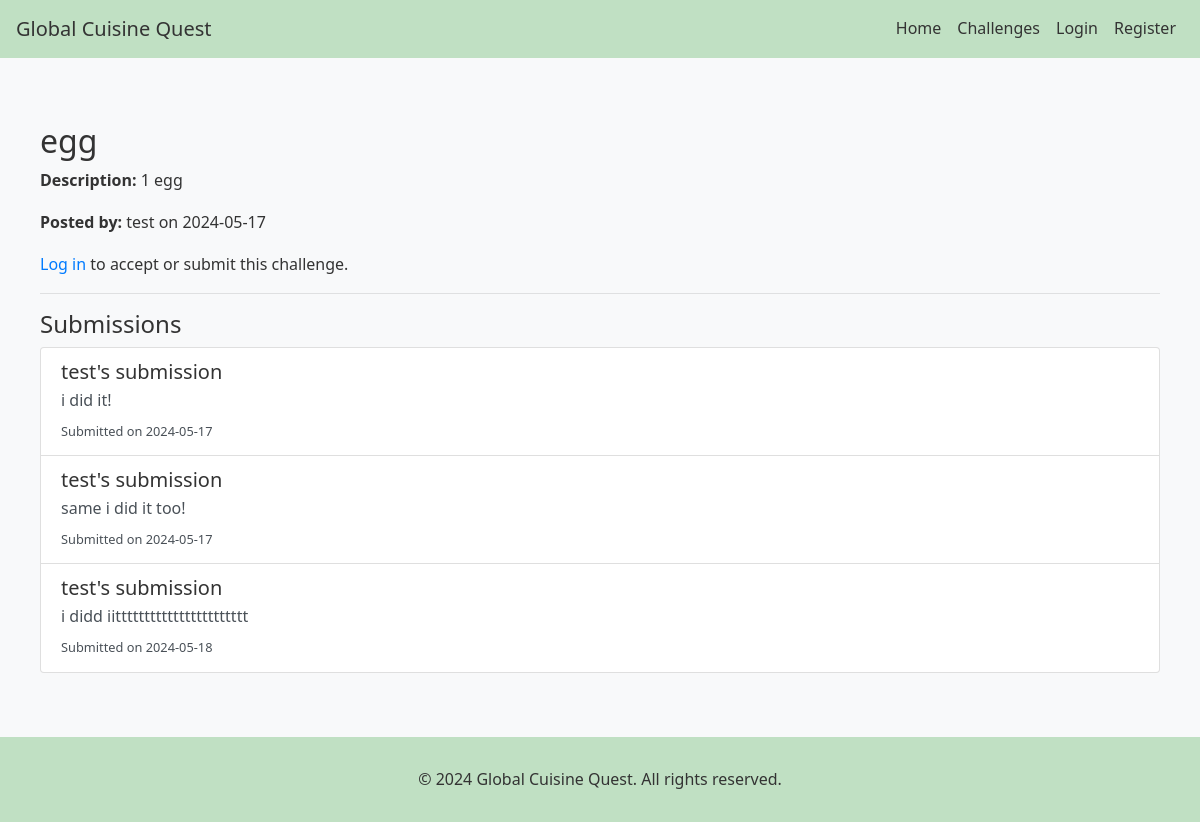
/challenge/4, run on the app's committed database.
### globalcuisine/models.py (models this page shows, shortened)
class Challenge(db.Model):
    id = db.Column(db.Integer, primary_key=True)
    title = db.Column(db.String(100), nullable=False)
    recipe_type = db.Column(db.String(100), nullable=False)
    description = db.Column(db.Text, nullable=False)
    is_recipe = db.Column(db.Boolean, nullable=False)
    ingredients = db.Column(db.Text, nullable=False)
    recipe_instructions = db.Column(db.Text, nullable=False)
    created_at = db.Column(db.DateTime, nullable=False, default=datetime.utcnow)
    cuisine_type = db.Column(db.String(100))  # Make sure this line exists
    cuisine_style = db.Column(db.String(100))  # Make sure this line exists
    difficulty_level = db.Column(db.String(50), nullable=False)
    image_filename = db.Column(db.String(255))
    user_id = db.Column(db.Integer, db.ForeignKey('user.id'), nullable=False)
    submissions = db.relationship('Submission', backref='challenge', lazy=True)
    active_users = db.relationship('ActiveChallenge', backref='challenge', lazy=True)
    completed_users = db.relationship('CompletedChallenge', backref='challenge', lazy=True)

class User(UserMixin, db.Model):
    id = db.Column(db.Integer, primary_key=True)
    username = db.Column(db.String(100), unique=True, nullable=False)
    email = db.Column(db.String(120), unique=True, nullable=False)
    password_hash = db.Column(db.String(128))
    challenges = db.relationship('Challenge', backref='author', lazy=True)
    submissions = db.relationship('Submission', backref='user', lazy=True)
    active_challenges = db.relationship('ActiveChallenge', backref='user', lazy=True)
    completed_challenges = db.relationship('CompletedChallenge', backref='user', lazy=True)

class Submission(db.Model):
    id = db.Column(db.Integer, primary_key=True)
    comment = db.Column(db.Text)
    created_at = db.Column(db.DateTime, nullable=False, default=datetime.utcnow)
    user_id = db.Column(db.Integer, db.ForeignKey('user.id'), nullable=False)
    challenge_id = db.Column(db.Integer, db.ForeignKey('challenge.id'), nullable=False)

### globalcuisine/main.py (the view)
@main.route('/challenge/<int:challenge_id>')
def challenge_detail(challenge_id):
    challenge = Challenge.query.get_or_404(challenge_id)
    submissions = Submission.query.filter_by(challenge_id=challenge_id).all()
    active_challenge = ActiveChallenge.query.filter_by(user_id=current_user.id, challenge_id=challenge_id).first() if current_user.is_authenticated else None
    return render_template('challenge_detail.html', challenge=challenge, submissions=submissions, active_challenge=active_challenge)

### globalcuisine/templates/challenge_detail.html
{% extends "base.html" %}
{% block content %}
<div class="container mt-4">
    <h2>{{ challenge.title }}</h2>
    <p><strong>Description:</strong> {{ challenge.description }}</p>
    <p><strong>Posted by:</strong> {{ challenge.author.username }} on {{ challenge.created_at.strftime('%Y-%m-%d') }}</p>
    {% if current_user.is_authenticated %}
        {% if active_challenge %}
            <a href="{{ url_for('main.submit_challenge', challenge_id=challenge.id) }}" class="btn btn-success">Submit Challenge</a>
            <form action="{{ url_for('main.cancel_challenge', challenge_id=challenge.id) }}" method="post" style="display:inline;">
                <button type="submit" class="btn btn-danger">Cancel Challenge</button>
            </form>
        {% else %}
            <form action="{{ url_for('main.accept_challenge', challenge_id=challenge.id) }}" method="post">
                <button type="submit" class="btn btn-primary">Accept Challenge</button>
            </form>
        {% endif %}
    {% else %}
        <p><a href="{{ url_for('auth.login') }}">Log in</a> to accept or submit this challenge.</p>
    {% endif %}
    <hr>
    <h4>Submissions</h4>
    {% if submissions %}
        <div class="list-group">
            {% for submission in submissions %}
                <a href="#" class="list-group-item list-group-item-action">
                    <h5 class="mb-1">{{ submission.user.username }}'s submission</h5>
                    <p class="mb-1">{{ submission.comment | truncate(100) }}</p>
                    <small>Submitted on {{ submission.created_at.strftime('%Y-%m-%d') }}</small>
                </a>
            {% endfor %}
        </div>
    {% else %}
        <p>No submissions yet. Be the first to accept and complete this challenge!</p>
    {% endif %}
</div>
{% endblock %}

### globalcuisine/static/css/style.css (style rules this page uses)
body { font-family: 'Segoe UI', Tahoma, Geneva, Verdana, sans-serif; background-color: #f8f9fa; color: #333; line-height: 1.6; display: flex; flex-direction: column; min-height: 100vh; }
.container { max-width: 1200px; margin: 0 auto; padding: 20px; }
h1, h2, h3, h4, h5, h6 { color: #333; }
p { margin-bottom: 1em; }

### data on the page
Challenge: title "egg", description "1 egg", created_at "2024-05-17"
User: author.username "test"
Submission: user.username "test", comment "i did it!", created_at "2024-05-17"
Submission: user.username "test", comment "same i did it too!", created_at "2024-05-17"
Submission: user.username "test", comment "i didd iittttttttttttttttttttttt", created_at "2024-05-18"
